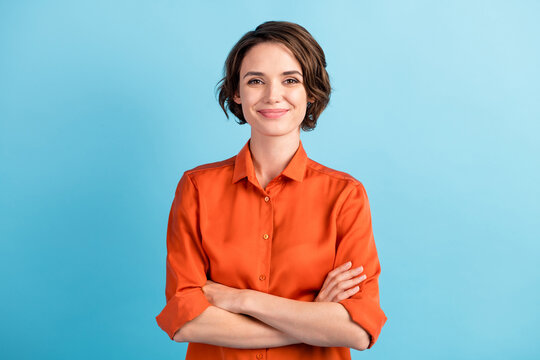
#> input picture person1.jpg, 540 x 360 px; its folder holds only this picture in this run
$ python -i app.py   (imports and definitions only)
#> lines starting #> are read from the running program, lines starting #| are printed output that depends on the picture; after the words box and inside, x2 and y2 are one past the last pixel; in counts of white or black regions, pixels touching at a corner belong together
#> further down, picture is the input picture: shape (360, 540, 3); mean B, G, R 184.4, 177.9, 151.8
import streamlit as st
import cv2
import numpy as np
import os
import datetime
from collections import deque

# ---------------- PAGE CONFIG ----------------
# [2 lines not run here, left out]

# ---------------- LOAD FACE DATA ----------------
face_cascade = cv2.CascadeClassifier(
    cv2.data.haarcascades + "haarcascade_frontalface_default.xml"
)

known_faces = []
known_names = []

folder = "known_faces"

# [9 lines not run here, left out]

# ---------------- SESSION ----------------
if "log" not in st.session_state:
    st.session_state.log = deque(maxlen=8)

# ---------------- SIDEBAR MODE ----------------
# [1 line that did not run here, left out]

# [1 line that did not run here, left out]
# [1 line that did not run here, left out]

# ---------------- LAYOUT ----------------
# [1 line that did not run here, left out]
# [1 line that did not run here, left out]
# [1 line that did not run here, left out]

# ---------------- PROCESS FUNCTION ----------------
def detect_faces(frame):
    gray = cv2.cvtColor(frame, cv2.COLOR_BGR2GRAY)
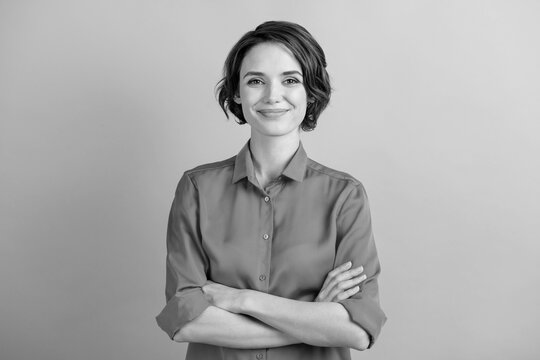
#> gray: shape (360, 540); min 0, max 238, mean 170.8
    faces = face_cascade.detectMultiScale(gray, 1.3, 5)
#> faces = [[230, 48, 88, 88]]

    detected = []

    for (x, y, w, h) in faces:
        face = gray[y:y+h, x:x+w]
        face = cv2.resize(face, (100, 100))

        name = "Unknown"
        min_diff = 99999

        for i, known in enumerate(known_faces):
            diff = np.sum((known - face) ** 2)
            if diff < min_diff:
                min_diff = diff
                name = known_names[i]

        detected.append(name)

        cv2.rectangle(frame, (x, y), (x+w, y+h), (0, 255, 0), 2)
        cv2.putText(frame, name, (x, y-10),
                    cv2.FONT_HERSHEY_SIMPLEX, 0.7, (0, 255, 0), 2)

        log = f"{name} @ {datetime.datetime.now().strftime('%H:%M:%S')}"
        st.session_state.log.appendleft(log)

        with open("attendance.txt", "a") as f:
            f.write(log + "\n")
#> this loop made 1 pass
#> (x, y, w, h) on pass 1: (230, 48, 88, 88)
#> pass 1, in detect_faces, `face = gray[y:y+h, x:x+w]`:
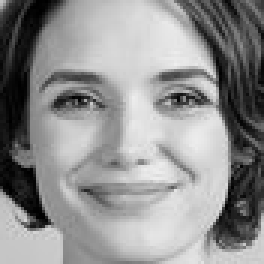
#> face: shape (88, 88) (shown 3 times larger); min 0, max 238, mean 143.5
#> pass 1, in detect_faces, `face = cv2.resize(face, (100, 100))`:
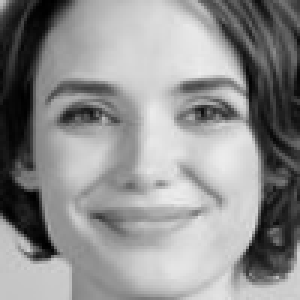
#> face: shape (100, 100) (shown 3 times larger); min 0, max 237, mean 143.5
#> after the loop:
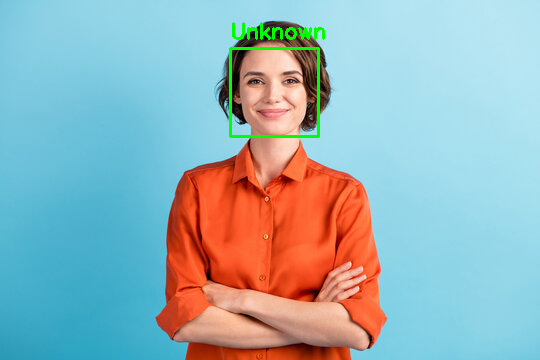
#> frame: shape (360, 540, 3); 0.88% of pixels changed, all inside (x1, y1, x2, y2) = (229, 22, 325, 138)
#> after the loop, detected = ['Unknown']

#> (the run stopped early here; a loop or call above may not have finished)
